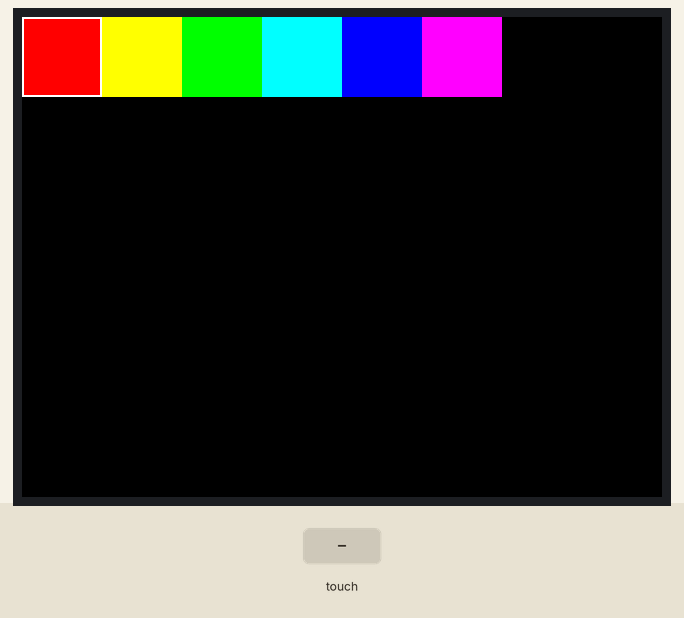
A sketch run on a simulated ESP32. Parts: 320×240 colour display. Inputs (shaded band) come from the test bench.

Above: at 2.4 s.
2.5 s: touch panel pressed at 13 % / 30 % of its raw x / y range
4.0 s: touch panel pressed at 13 % / 10 % of its raw x / y range
At 4.8 s:
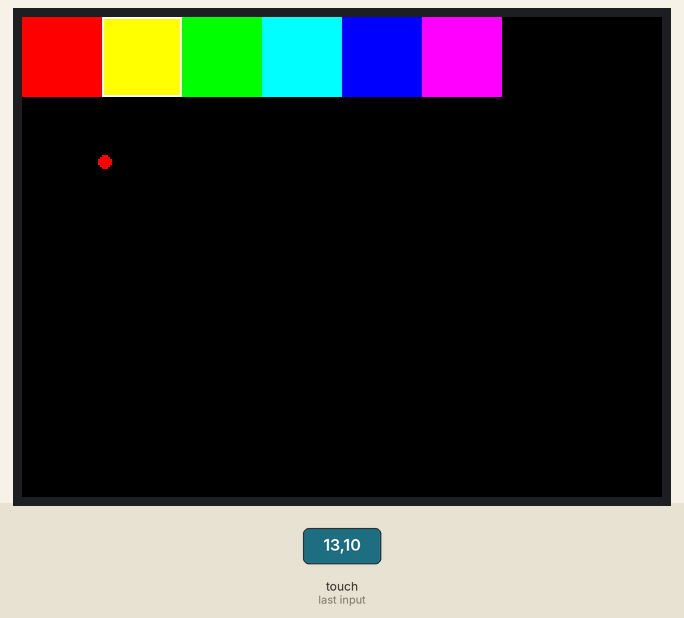
5.5 s: touch panel pressed at 38 % / 30 % of its raw x / y range
Timing chart, 0 to 8.5 s (numbered marks = the images above; inputs shaded):
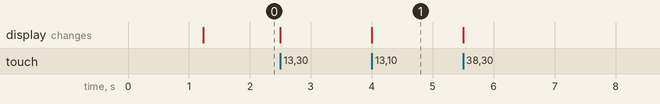

Measured:
- after the input at 4.0 s, the display: changes at once (image 1)

The sketch:

PaintCYD.ino
```cpp
#include <SPI.h>
#include <TFT_eSPI.h>
#include <XPT2046_Touchscreen.h>

#define XPT2046_IRQ 36
#define XPT2046_MOSI 32
#define XPT2046_MISO 39
#define XPT2046_CLK 25
#define XPT2046_CS 33

SPIClass touchscreenSPI = SPIClass(VSPI);
XPT2046_Touchscreen touchscreen(XPT2046_CS, XPT2046_IRQ);
TFT_eSPI tft = TFT_eSPI();

#define SCREEN_WIDTH 320
#define SCREEN_HEIGHT 240
#define BOXSIZE 40
#define PENRADIUS 3

int oldcolor, currentcolor;

void setup() {
  Serial.begin(115200);
  delay(1000);

  touchscreenSPI.begin(XPT2046_CLK, XPT2046_MISO, XPT2046_MOSI, XPT2046_CS);
  touchscreen.begin(touchscreenSPI);
  touchscreen.setRotation(1);

  tft.init();
  tft.setRotation(1);
  tft.fillScreen(TFT_BLACK);

  tft.fillRect(0, 0, BOXSIZE, BOXSIZE, TFT_RED);
  tft.fillRect(BOXSIZE, 0, BOXSIZE, BOXSIZE, TFT_YELLOW);
  tft.fillRect(BOXSIZE * 2, 0, BOXSIZE, BOXSIZE, TFT_GREEN);
  tft.fillRect(BOXSIZE * 3, 0, BOXSIZE, BOXSIZE, TFT_CYAN);
  tft.fillRect(BOXSIZE * 4, 0, BOXSIZE, BOXSIZE, TFT_BLUE);
  tft.fillRect(BOXSIZE * 5, 0, BOXSIZE, BOXSIZE, TFT_MAGENTA);

  tft.drawRect(0, 0, BOXSIZE, BOXSIZE, TFT_WHITE);
  currentcolor = TFT_RED;
}

void loop() {
  if (!touchscreen.tirqTouched() || !touchscreen.touched()) return;

  TS_Point p = touchscreen.getPoint();

  int x = map(p.x, 200, 3700, 0, SCREEN_WIDTH);
  int y = map(p.y, 240, 3800, 0, SCREEN_HEIGHT);

  if (y < BOXSIZE) {
    oldcolor = currentcolor;

    if (x < BOXSIZE) {
      currentcolor = TFT_RED;
      tft.drawRect(0, 0, BOXSIZE, BOXSIZE, TFT_WHITE);
    } else if (x < BOXSIZE * 2) {
      currentcolor = TFT_YELLOW;
      tft.drawRect(BOXSIZE, 0, BOXSIZE, BOXSIZE, TFT_WHITE);
    } else if (x < BOXSIZE * 3) {
      currentcolor = TFT_GREEN;
      tft.drawRect(BOXSIZE * 2, 0, BOXSIZE, BOXSIZE, TFT_WHITE);
    } else if (x < BOXSIZE * 4) {
      currentcolor = TFT_CYAN;
      tft.drawRect(BOXSIZE * 3, 0, BOXSIZE, BOXSIZE, TFT_WHITE);
    } else if (x < BOXSIZE * 5) {
      currentcolor = TFT_BLUE;
      tft.drawRect(BOXSIZE * 4, 0, BOXSIZE, BOXSIZE, TFT_WHITE);
    } else if (x <= BOXSIZE * 6) {
      currentcolor = TFT_MAGENTA;
      tft.drawRect(BOXSIZE * 5, 0, BOXSIZE, BOXSIZE, TFT_WHITE);
    }

    if (oldcolor != currentcolor) {
      if (oldcolor == TFT_RED)
        tft.fillRect(0, 0, BOXSIZE, BOXSIZE, TFT_RED);
      if (oldcolor == TFT_YELLOW)
        tft.fillRect(BOXSIZE, 0, BOXSIZE, BOXSIZE, TFT_YELLOW);
      if (oldcolor == TFT_GREEN)
        tft.fillRect(BOXSIZE * 2, 0, BOXSIZE, BOXSIZE, TFT_GREEN);
      if (oldcolor == TFT_CYAN)
        tft.fillRect(BOXSIZE * 3, 0, BOXSIZE, BOXSIZE, TFT_CYAN);
      if (oldcolor == TFT_BLUE)
        tft.fillRect(BOXSIZE * 4, 0, BOXSIZE, BOXSIZE, TFT_BLUE);
      if (oldcolor == TFT_MAGENTA)
        tft.fillRect(BOXSIZE * 5, 0, BOXSIZE, BOXSIZE, TFT_MAGENTA);
    }
  }

  if ((y - PENRADIUS > BOXSIZE) && (y + PENRADIUS < tft.height())) {
    tft.fillCircle(x, y, PENRADIUS, currentcolor);
  }

  delay(10);
}
```
